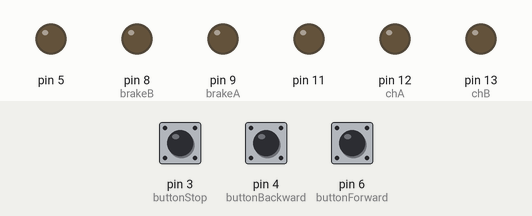
Simulated run of this sketch. Board: Arduino Uno, built with avr-gcc and run on an emulated ATmega328P. Parts: output pins drawn as LEDs (lit = HIGH). The test bench sets the inputs (shaded band); at power-on: pin 6 (buttonForward) LOW, pin 4 (buttonBackward) LOW, pin 3 (buttonStop) LOW.

Above: at 1.2 s.
1.3 s: pin 6 (buttonForward) pulled HIGH for 0.15 s
At 2.3 s:
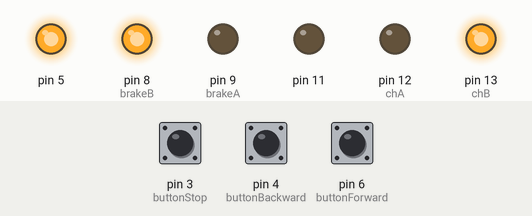
4.4 s: pin 4 (buttonBackward) pulled HIGH for 3.2 s
9.1 s: pin 4 (buttonBackward) pulled HIGH for 0.15 s
At 9.9 s:
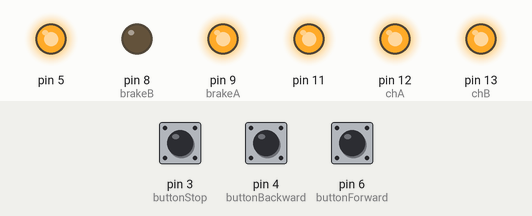
10.8 s: pin 6 (buttonForward) pulled HIGH for 1 s
At 11.8 s:
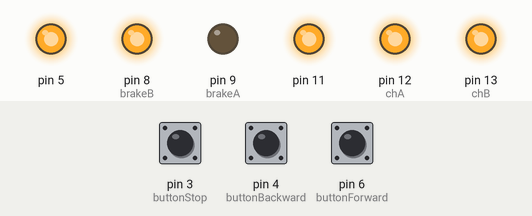
16.4 s: pin 6 (buttonForward) pulled HIGH for 0.15 s
Timing chart, 0 to 20.5 s (numbered marks = the images above; inputs shaded):
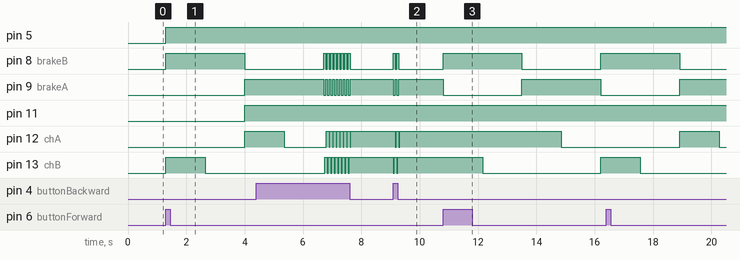

Measured:
- after the input at 1.3 s, pin 5: LOW → HIGH at once; pin 8 (brakeB): LOW → HIGH at once, → LOW 2.7 s later; pin 9 (brakeA), pin 11, pin 12 (chA): LOW → HIGH after 2.7 s; pin 13 (chB): LOW → HIGH at once, → LOW 1.4 s later
- after the input at 9.1 s, pin 8 (brakeB): alternates HIGH for 0.06 s and LOW for 0.06 s, 4 changes in all, then stays LOW, starting at once; pin 9 (brakeA): alternates HIGH for 0.06 s and LOW for 0.06 s, 4 changes in all, then stays HIGH, starting at once
- after the input at 10.8 s, pin 8 (brakeB): LOW → HIGH at once, → LOW 2.7 s later, → HIGH 2.7 s later; pin 9 (brakeA): HIGH → LOW at once, → HIGH 2.7 s later, → LOW 2.7 s later; pin 12 (chA): HIGH → LOW after 4.1 s; pin 13 (chB): HIGH → LOW after 1.4 s, → HIGH 4.1 s later

The sketch:

Star-Tracking-Mount.ino
```cpp
#include <SoftwareSerial.h>
#include <Stepper.h>

// Constants and variables
int delayLength = 1353; // In microseconds 450721
int reverseLength = 30; // In seconds
int chA = 12; // setting the Channel A pin
int chB = 13; // setting the Channel B pin
int brakeA = 9; // setting the brake for channel A
int brakeB = 8; // setting the brake for channel B
volatile bool up = false;
volatile bool reverse = false;
volatile bool stopMotor = false;
int buttonForward = 6; // green button | pin 6
int buttonStop = 3; // red button | pin 3
int buttonBackward = 4; // black button | pin 4
volatile int state = LOW; // CHANGE!

void setup() {
  // Outputs for the stepper motor
  pinMode(chA, OUTPUT);
  pinMode(chB, OUTPUT);

  // Output for the stopping of the stepper motor
  pinMode(brakeA, OUTPUT);
  pinMode(brakeB, OUTPUT);

  // Input for the control buttons
  pinMode(buttonForward, INPUT); // Setting the forward button
  pinMode(buttonStop, INPUT); // Setting the stop button
  pinMode(buttonBackward, INPUT); // Setting the backward button
//  attachInterrupt(digitalPinToInterrupt(buttonForward), setDirectionForwards, LOW); // green button
  attachInterrupt(digitalPinToInterrupt(buttonStop), stopFunction, RISING); // red button
  Serial.begin(9600);
}

void loop() {
//  Serial.println(digitalRead(buttonForward));
//  Serial.println(digitalRead(buttonBackward));
//  Serial.println(digitalRead(buttonStop));
  if (digitalRead(buttonBackward) == HIGH){
    up = false;
    stopMotor = false;
    backward();
  }

  if(digitalRead(buttonForward) == HIGH || up) {
    stopMotor = false;
    reverse = false;
    up = true;
    forward();
  }

  if(stopMotor) {
//    up = false;
//    reverse = false;
//    stopTurning();
  }
}

void forward() {
  // 1
   digitalWrite(brakeA, LOW);
   digitalWrite(brakeB, HIGH);
   digitalWrite(chB, HIGH);
   analogWrite(5, 255);
   delay(delayLength);

 // 2
   digitalWrite(brakeA, LOW);
   digitalWrite(brakeB, HIGH);
   digitalWrite(chB, LOW);
   analogWrite(5, 255);
   delay(delayLength);

 // 3
   digitalWrite(brakeA, HIGH);
   digitalWrite(brakeB, LOW);
   digitalWrite(chA, HIGH);
   analogWrite(11, 255);
   delay(delayLength);

 // 4
   digitalWrite(brakeA, HIGH);
   digitalWrite(brakeB, LOW);
   digitalWrite(chA, LOW);
   analogWrite(11, 255);
   delay(delayLength);
}

void backward() {
  // 1
   digitalWrite(brakeA, LOW);
   digitalWrite(brakeB, HIGH);
   digitalWrite(chB, LOW);
   analogWrite(5, 255);
   delay(reverseLength);

 // 2
   digitalWrite(brakeA, LOW);
   digitalWrite(brakeB, HIGH);
   digitalWrite(chB, HIGH);
   analogWrite(5, 255);
   delay(reverseLength);

 // 3
   digitalWrite(brakeA, HIGH);
   digitalWrite(brakeB, LOW);
   digitalWrite(chA, LOW);
   analogWrite(11, 255);
   delay(reverseLength);

 // 4
   digitalWrite(brakeA, HIGH);
   digitalWrite(brakeB, LOW);
   digitalWrite(chA, HIGH);
   analogWrite(11, 255);
   delay(reverseLength);
}

void stopTurning() {
  // 1
   digitalWrite(brakeA, LOW);
   digitalWrite(brakeB, LOW);
   digitalWrite(chB, LOW);
   analogWrite(5, 0);
   delay(delayLength);

 // 2
   digitalWrite(brakeA, LOW);
   digitalWrite(brakeB, LOW);
   digitalWrite(chB, LOW);
   analogWrite(5, 0);
   delay(delayLength);

 // 3
   digitalWrite(brakeA, LOW);
   digitalWrite(brakeB, LOW);
   digitalWrite(chA, LOW);
   analogWrite(11, 0);
   delay(delayLength);

 // 4
   digitalWrite(brakeA, LOW);
   digitalWrite(brakeB, LOW);
   digitalWrite(chA, LOW);
   analogWrite(11, 0);
   delay(delayLength);
}

void setDirectionForwards() {
  reverse = false;
  stopMotor = false;
  up = true;
}

void stopFunction() {
  reverse = false;
  stopMotor = true;
  up = false;
}
```
